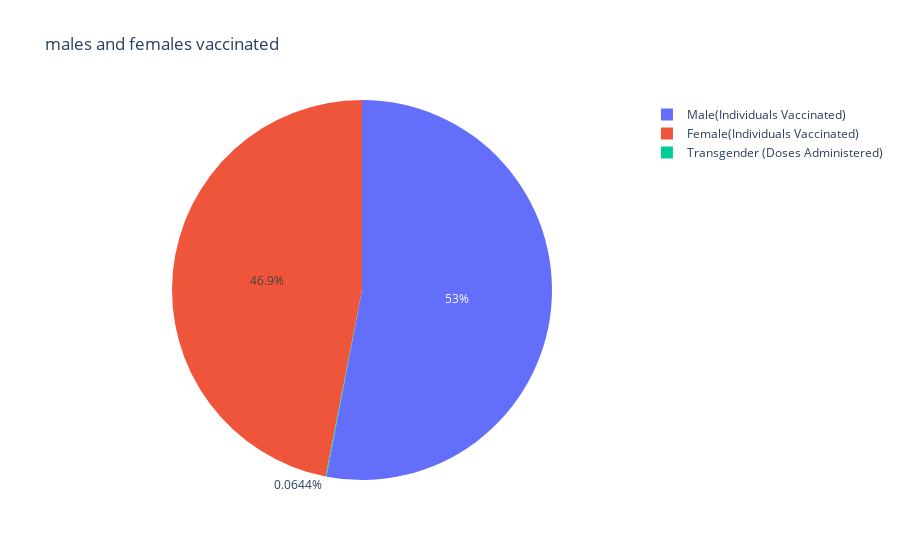

Notebook cell for this chart:
### Code cell
male=df2["Male(Individuals Vaccinated)"].sum()
female=df2["Female(Individuals Vaccinated)"].sum()
others=df2["Transgender (Doses Administered)"].sum()
fig3=px.pie(names=["Male(Individuals Vaccinated)","Female(Individuals Vaccinated)","Transgender (Doses Administered)"],
            values=[male,female,others],title="males and females vaccinated")
fig3.show()

### Figure 1 — Plotly figure (JSON) as saved in the notebook; plotly's stock layout.template omitted (floating-point values rounded to 4 significant figures)
{"data": [{"domain": {"x": [0, 1], "y": [0, 1]}, "hovertemplate": "label=%{label}<br>value=%{value}<extra></extra>", "labels": ["Male(Individuals Vaccinated)", "Female(Individuals Vaccinated)", "Transgender (Doses Administered)"], "legendgroup": "", "name": "", "showlegend": true, "type": "pie", "values": [7138698858, 6321628736, 8676979]}], "layout": {"legend": {"tracegroupgap": 0}, "title": {"text": "males and females vaccinated"}}}
